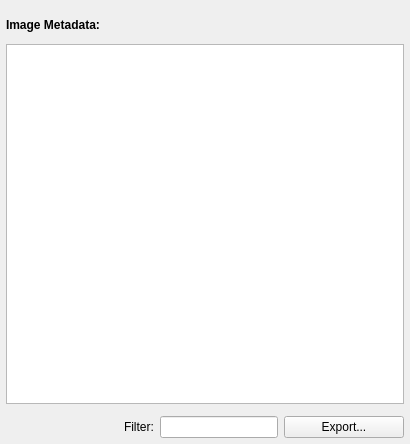
<?xml version="1.0" encoding="UTF-8"?>
<ui version="4.0">
 <class>MetadataInspector</class>
 <widget class="QWidget" name="MetadataInspector">
  <property name="geometry">
   <rect>
    <x>0</x>
    <y>0</y>
    <width>410</width>
    <height>444</height>
   </rect>
  </property>
  <property name="windowTitle">
   <string>Form</string>
  </property>
  <layout class="QVBoxLayout" name="verticalLayout">
   <property name="spacing">
    <number>12</number>
   </property>
   <property name="leftMargin">
    <number>6</number>
   </property>
   <property name="topMargin">
    <number>18</number>
   </property>
   <property name="rightMargin">
    <number>6</number>
   </property>
   <property name="bottomMargin">
    <number>6</number>
   </property>
   <item>
    <widget class="QLabel" name="label">
     <property name="font">
      <font>
       <weight>75</weight>
       <bold>true</bold>
      </font>
     </property>
     <property name="text">
      <string>Image Metadata:</string>
     </property>
    </widget>
   </item>
   <item>
    <widget class="QTableView" name="tblMetaData">
     <property name="alternatingRowColors">
      <bool>true</bool>
     </property>
     <property name="sortingEnabled">
      <bool>false</bool>
     </property>
     <attribute name="horizontalHeaderDefaultSectionSize">
      <number>180</number>
     </attribute>
     <attribute name="horizontalHeaderStretchLastSection">
      <bool>true</bool>
     </attribute>
     <attribute name="verticalHeaderVisible">
      <bool>false</bool>
     </attribute>
     <attribute name="verticalHeaderDefaultSectionSize">
      <number>24</number>
     </attribute>
    </widget>
   </item>
   <item>
    <widget class="QWidget" name="widget" native="true">
     <layout class="QHBoxLayout" name="horizontalLayout">
      <property name="margin">
       <number>0</number>
      </property>
      <item>
       <spacer name="horizontalSpacer">
        <property name="orientation">
         <enum>Qt::Horizontal</enum>
        </property>
        <property name="sizeHint" stdset="0">
         <size>
          <width>40</width>
          <height>20</height>
         </size>
        </property>
       </spacer>
      </item>
      <item>
       <widget class="QLabel" name="label_2">
        <property name="text">
         <string>Filter:</string>
        </property>
       </widget>
      </item>
      <item>
       <widget class="QLineEdit" name="inFilter"/>
      </item>
      <item>
         <widget class="QPushButton" name="btnExport">
          <property name="minimumSize">
           <size>
            <width>120</width>
            <height>0</height>
           </size>
          </property>
        <property name="text">
        <string>Export...</string>
       </property>
      </widget>
     </item>
     </layout>
    </widget>
   </item>
  </layout>
 </widget>
 <resources/>
 <connections/>
</ui>
